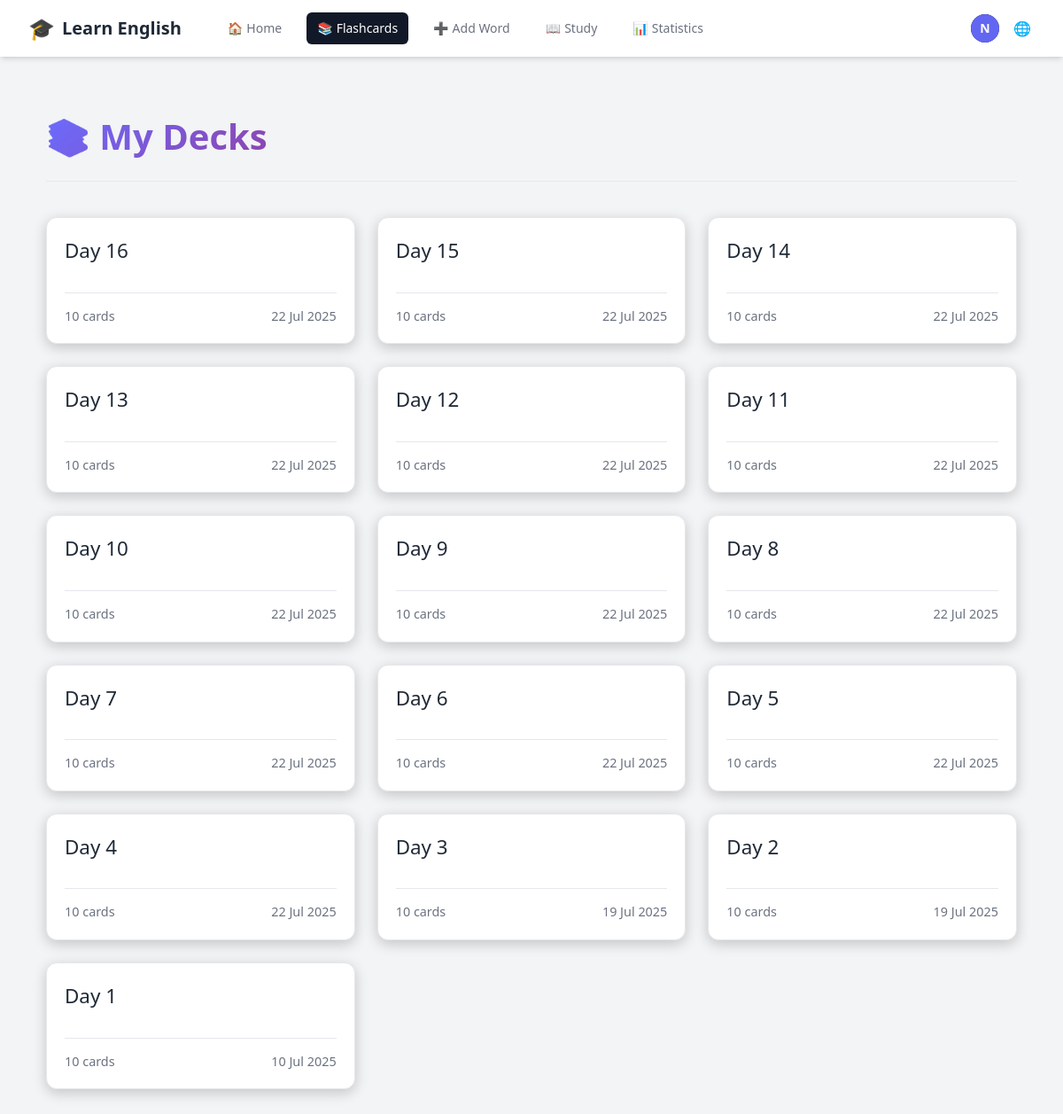
/en/decks/ (signed in), run on an earlier commit of the app's database.
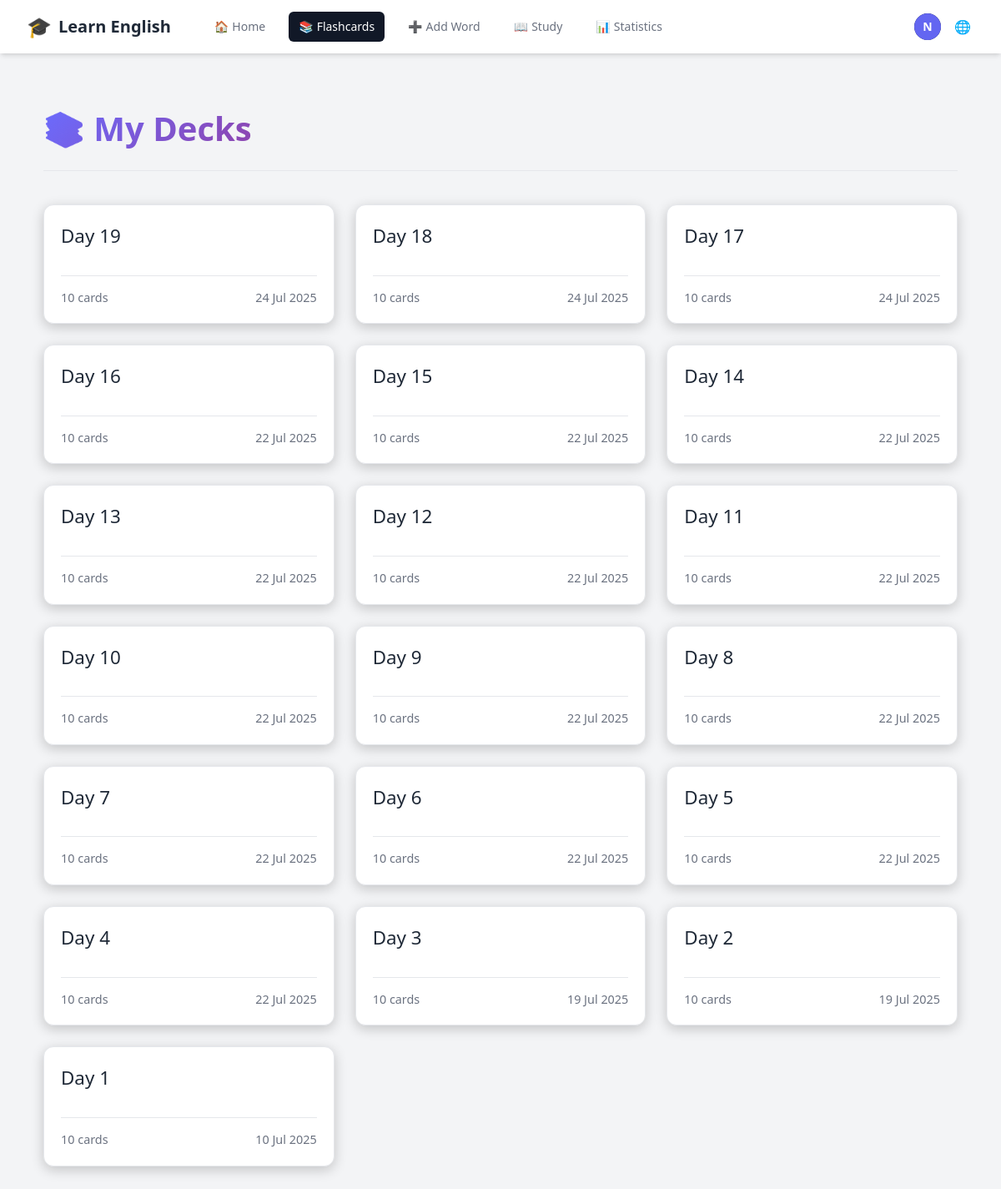
And on a later commit of the database.
### accounts/models.py (models this page shows, shortened)
class CustomUser(AbstractUser):
    email = models.EmailField(unique=True)
    username = None  # Remove username field
    USERNAME_FIELD = 'email'
    REQUIRED_FIELDS = []
    objects = CustomUserManager()

### vocabulary/models.py (models this page shows, shortened)
class Deck(models.Model):
    user = models.ForeignKey(settings.AUTH_USER_MODEL, on_delete=models.CASCADE, related_name='decks')
    name = models.CharField(max_length=255)
    created_at = models.DateTimeField(auto_now_add=True)
    class Meta:
        ordering = ['-created_at']
        unique_together = ['user', 'name']

### vocabulary/views.py (the view)
# urls.py: path('decks/', views.deck_list, name='deck_list'),
@login_required
def deck_list(request):
    decks = Deck.objects.filter(user=request.user).annotate(
        card_count=Count('flashcards')
    ).order_by('-created_at')
    context = {
        'decks': decks
    }
    return render(request, 'vocabulary/deck_list.html', context)

### vocabulary/templates/vocabulary/deck_list.html (shortened to what this page needs)
{% extends "base.html" %}
{% block content %}
<div class="deck-list-page">
    <div class="page-header">
        <h1>📚 {{ manual_texts.my_decks }}</h1>
    </div>
    {% if decks %}
        <div class="deck-grid">
            {% for deck in decks %}
                <a href="{% url 'deck_detail' deck.id %}" class="deck-card">
                    <div>
                        <h2>{{ deck.name }}</h2>
                    </div>
                    <div class="deck-info">
                        <span>{{ deck.card_count }} {{ manual_texts.cards_text }}</span>
                        <span class="created-date">{{ deck.created_at|date:"d M Y" }}</span>
                    </div>
                </a>
            {% endfor %}
        </div>
    {% else %}
        <div class="no-decks">
            <h2>{{ manual_texts.no_decks_yet }}</h2>
            <p>{{ manual_texts.get_started_by }} <a href="{% url 'add_flashcard' %}">{{ manual_texts.adding_flashcards }}</a>!</p>
        </div>
    {% endif %}
</div>
{% endblock %}

### vocabulary/templates/base.html (shortened to what this page needs)
{% load i18n %}
{% load static %}
<!DOCTYPE html>
<html lang="{{ LANGUAGE_CODE }}">
  <head>
    <script src="https://cdn.tailwindcss.com"></script>
    <link rel="stylesheet" type="text/css" href="{% static 'css/main.css' %}">
    <link rel="stylesheet" href="https://cdnjs.cloudflare.com/ajax/libs/font-awesome/6.0.0-beta3/css/all.min.css">
  </head>
  <body class="bg-gray-100 dark:bg-gray-900">
    <nav class="bg-white dark:bg-gray-800 shadow-md">
        <div class="max-w-7xl mx-auto px-4 sm:px-6 lg:px-8">
            <div class="flex items-center justify-between h-16">
                <div class="flex items-center">
                    <a href="{% if user.is_authenticated %}{% url 'dashboard' %}{% else %}{% url 'account_login' %}{% endif %}" class="flex-shrink-0 flex items-center space-x-2">
                        <span class="text-2xl">🎓</span>
                        <span class="text-xl font-bold text-gray-800 dark:text-white">{{ manual_texts.learn_english }}</span>
                    </a>
                    <div class="hidden md:block">
                        <div class="ml-10 flex items-baseline space-x-4">
                            {% if user.is_authenticated %}
                                <a href="{% url 'dashboard' %}" class="{% if request.resolver_match.url_name == 'dashboard' %}bg-gray-900 text-white{% else %}text-gray-500 dark:text-gray-300 hover:bg-gray-700 hover:text-white{% endif %} px-3 py-2 rounded-md text-sm font-medium flex items-center space-x-1">
                                    <span class="nav-icon">🏠</span>
                                    <span>{{ manual_texts.home }}</span>
                                </a>
                                <a href="{% url 'deck_list' %}" class="{% if request.resolver_match.url_name == 'deck_list' or request.resolver_match.url_name == 'deck_detail' %}bg-gray-900 text-white{% else %}text-gray-500 dark:text-gray-300 hover:bg-gray-700 hover:text-white{% endif %} px-3 py-2 rounded-md text-sm font-medium flex items-center space-x-1">
                                    <span class="nav-icon">📚</span>
                                    <span>{{ manual_texts.flashcards }}</span>
                                </a>
                                <a href="{% url 'add_flashcard' %}" class="{% if request.resolver_match.url_name == 'add_flashcard' %}bg-gray-900 text-white{% else %}text-gray-500 dark:text-gray-300 hover:bg-gray-700 hover:text-white{% endif %} px-3 py-2 rounded-md text-sm font-medium flex items-center space-x-1">
                                    <span class="nav-icon">➕</span>
                                    <span>{{ manual_texts.add_word }}</span>
                                </a>
                                <a href="{% url 'study' %}" class="{% if request.resolver_match.url_name == 'study' %}bg-gray-900 text-white{% else %}text-gray-500 dark:text-gray-300 hover:bg-gray-700 hover:text-white{% endif %} px-3 py-2 rounded-md text-sm font-medium flex items-center space-x-1">
                                    <span class="nav-icon">📖</span>
                                    <span>{{ manual_texts.study }}</span>
                                </a>
                                <a href="{% url 'statistics' %}" class="{% if request.resolver_match.url_name == 'statistics' %}bg-gray-900 text-white{% else %}text-gray-500 dark:text-gray-300 hover:bg-gray-700 hover:text-white{% endif %} px-3 py-2 rounded-md text-sm font-medium flex items-center space-x-1">
                                    <span class="nav-icon">📊</span>
                                    <span>{{ manual_texts.statistics }}</span>
                                </a>
                            {% endif %}
                        </div>
                    </div>
                </div>
                <div class="hidden md:block">
                    <div class="ml-4 flex items-center md:ml-6">
                        {% if user.is_authenticated %}
                            <div class="ml-3 relative">
                                <div>
                                    <button type="button" id="user-toggle" class="max-w-xs bg-gray-800 rounded-full flex items-center text-sm focus:outline-none focus:ring-2 focus:ring-offset-2 focus:ring-offset-gray-800 focus:ring-white" aria-expanded="false" aria-haspopup="true">
                                        <div class="h-8 w-8 rounded-full bg-indigo-500 flex items-center justify-center text-white font-bold">
                                            {{ user.email|slice:":1"|upper }}
                                        </div>
                                    </button>
                                </div>
                            </div>
                        {% endif %}
                        <div class="ml-3 relative">
                            <div>
                                <button type="button" id="lang-toggle" class="bg-white dark:bg-gray-800 p-1 rounded-full text-gray-400 dark:text-gray-300 hover:text-gray-500 dark:hover:text-white focus:outline-none focus:ring-2 focus:ring-offset-2 focus:ring-offset-gray-800 focus:ring-white">
                                    <span class="nav-icon">🌐</span>
                                </button>
                            </div>
                        </div>
                    </div>
                </div>
            </div>
        </div>
    </nav>
    <main class="py-10">
      <div class="max-w-7xl mx-auto px-4 sm:px-6 lg:px-8">
        {% block content %}{% endblock %}
      </div>
    </main>
  </body>
</html>

### static/css/main.css (style rules this page uses)
* { margin: 0; padding: 0; box-sizing: border-box; }
body { background: #18182f; color: #fff; font-family: "Segoe UI", Tahoma, Geneva, Verdana, sans-serif; line-height: 1.6; min-height: 100vh; }
.page-header { text-align: left; margin-bottom: 30px; padding-bottom: 20px; border-bottom: 1px solid var(--border-color); display: flex; justify-content: space-between; align-items: center; }
.page-header h1 { font-size: 2.2em; font-weight: 700; color: var(--text-main); }

### vocabulary/templates/base.html (style rules this page uses)
:root { --primary-color: #6a6cff; --primary-color-dark: #5859d8; --background-main: #f3f4f6; --background-secondary: #ffffff; --background-light: #ffffff; --text-main: #1f2937; --text-muted: #6b7280; --border-color: #e5e7eb; --card-background: var(--background-secondary); --card-border-color: var(--border-color); --card-text-main: var(--text-main); --card-text-muted: var(--text-muted); --card-shadow: 0 1px 3px 0 rgba(0, 0, 0, 0.1), 0 1px 2px 0 rgba(0, 0, 0, 0.06); --card-shadow-hover: 0 4px 6px -1px rgba(0, 0, 0, 0.1), 0 2px 4px -1px rgba(0, 0, 0, 0.06); }

### vocabulary/templates/vocabulary/deck_list.html (style rules this page uses)
.deck-list-page { max-width: 1200px; margin: 20px auto; padding: 0 20px; }
.page-header { text-align: center; margin-bottom: 40px; padding-bottom: 20px; border-bottom: 1px solid var(--border-color); }
.page-header h1 { font-size: 2.5em; font-weight: 700; background: linear-gradient(135deg, var(--primary-color), #8e44ad); -webkit-background-clip: text; -webkit-text-fill-color: transparent; }
.deck-grid { display: grid; grid-template-columns: repeat(auto-fill, minmax(280px, 1fr)); gap: 25px; }
.deck-card { background-color: var(--card-background); border: 1px solid var(--card-border-color); border-radius: 12px; padding: 20px; display: flex; flex-direction: column; justify-content: space-between; transition: all 0.3s ease; text-decoration: none; color: var(--card-text-main); box-shadow: 0 4px 15px rgba(0, 0, 0, 0.2); }
.deck-card h2 { font-size: 1.4em; margin-bottom: 10px; word-break: break-word; }
.deck-info { display: flex; justify-content: space-between; align-items: center; margin-top: 20px; padding-top: 15px; border-top: 1px solid var(--card-border-color); font-size: 0.9em; color: var(--card-text-muted); }

What changed in the data, as far as the page shows it:
added Deck: name "Day 19", card_count "10", cards_text "cards", created_at "24 Jul 2025"
added Deck: name "Day 18", card_count "10", cards_text "cards", created_at "24 Jul 2025"
added Deck: name "Day 17", card_count "10", cards_text "cards", created_at "24 Jul 2025"
